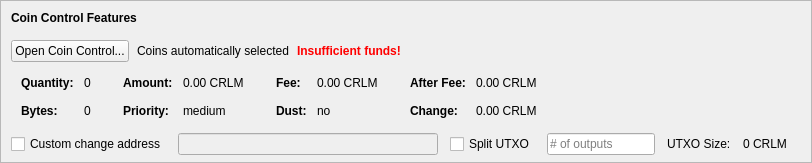
    <widget class="QFrame" name="frameCoinControl">
     <property name="sizePolicy">
      <sizepolicy hsizetype="Expanding" vsizetype="Expanding">
       <horstretch>0</horstretch>
       <verstretch>0</verstretch>
      </sizepolicy>
     </property>
     <property name="maximumSize">
      <size>
       <width>16777215</width>
       <height>16777215</height>
      </size>
     </property>
     <property name="frameShape">
      <enum>QFrame::StyledPanel</enum>
     </property>
     <property name="frameShadow">
      <enum>QFrame::Sunken</enum>
     </property>
     <layout class="QVBoxLayout" name="verticalLayoutCoinControl2">
      <property name="spacing">
       <number>0</number>
      </property>
      <property name="leftMargin">
       <number>0</number>
      </property>
      <property name="topMargin">
       <number>0</number>
      </property>
      <property name="rightMargin">
       <number>0</number>
      </property>
      <property name="bottomMargin">
       <number>6</number>
      </property>
      <item>
       <layout class="QVBoxLayout" name="verticalLayoutCoinControl" stretch="0,0,0,0,1">
        <property name="spacing">
         <number>0</number>
        </property>
        <property name="leftMargin">
         <number>10</number>
        </property>
        <property name="topMargin">
         <number>10</number>
        </property>
        <item>
         <layout class="QHBoxLayout" name="horizontalLayoutCoinControl1">
          <property name="bottomMargin">
           <number>15</number>
          </property>
          <item>
           <widget class="QLabel" name="labelCoinControlFeatures">
            <property name="sizePolicy">
             <sizepolicy hsizetype="Preferred" vsizetype="Maximum">
              <horstretch>0</horstretch>
              <verstretch>0</verstretch>
             </sizepolicy>
            </property>
            <property name="font">
             <font>
              <weight>75</weight>
              <bold>true</bold>
             </font>
            </property>
            <property name="styleSheet">
             <string notr="true">font-weight:bold;</string>
            </property>
            <property name="text">
             <string>Coin Control Features</string>
            </property>
           </widget>
          </item>
         </layout>
        </item>
        <item>
         <layout class="QHBoxLayout" name="horizontalLayoutCoinControl2" stretch="0,0,0,0">
          <property name="spacing">
           <number>8</number>
          </property>
          <property name="bottomMargin">
           <number>10</number>
          </property>
          <item>
           <widget class="QPushButton" name="pushButtonCoinControl">
            <property name="styleSheet">
             <string notr="true"/>
            </property>
            <property name="text">
             <string>Open Coin Control...</string>
            </property>
            <property name="autoDefault">
             <bool>false</bool>
            </property>
           </widget>
          </item>
          <item>
           <widget class="QLabel" name="labelCoinControlAutomaticallySelected">
            <property name="text">
             <string>Coins automatically selected</string>
            </property>
            <property name="margin">
             <number>5</number>
            </property>
           </widget>
          </item>
          <item>
           <widget class="QLabel" name="labelCoinControlInsuffFunds">
            <property name="font">
             <font>
              <weight>75</weight>
              <bold>true</bold>
             </font>
            </property>
            <property name="styleSheet">
             <string notr="true">color:red;font-weight:bold;</string>
            </property>
            <property name="text">
             <string>Insufficient funds!</string>
            </property>
            <property name="margin">
             <number>5</number>
            </property>
           </widget>
          </item>
          <item>
           <spacer name="horizontalSpacerCoinControl">
            <property name="orientation">
             <enum>Qt::Horizontal</enum>
            </property>
            <property name="sizeHint" stdset="0">
             <size>
              <width>40</width>
              <height>1</height>
             </size>
            </property>
           </spacer>
          </item>
         </layout>
        </item>
        <item>
         <widget class="QWidget" name="widgetCoinControl" native="true">
          <property name="sizePolicy">
           <sizepolicy hsizetype="Preferred" vsizetype="Preferred">
            <horstretch>0</horstretch>
            <verstretch>0</verstretch>
           </sizepolicy>
          </property>
          <property name="minimumSize">
           <size>
            <width>0</width>
            <height>0</height>
           </size>
          </property>
          <property name="styleSheet">
           <string notr="true"/>
          </property>
          <layout class="QHBoxLayout" name="horizontalLayoutCoinControl5">
           <property name="leftMargin">
            <number>0</number>
           </property>
           <property name="topMargin">
            <number>0</number>
           </property>
           <property name="rightMargin">
            <number>0</number>
           </property>
           <property name="bottomMargin">
            <number>0</number>
           </property>
           <item>
            <layout class="QHBoxLayout" name="horizontalLayoutCoinControl3" stretch="0,0,0,1">
             <property name="spacing">
              <number>20</number>
             </property>
             <property name="topMargin">
              <number>0</number>
             </property>
             <property name="bottomMargin">
              <number>10</number>
             </property>
             <item>
              <layout class="QFormLayout" name="formLayoutCoinControl1">
               <property name="horizontalSpacing">
                <number>10</number>
               </property>
               <property name="verticalSpacing">
                <number>14</number>
               </property>
               <property name="leftMargin">
                <number>10</number>
               </property>
               <property name="topMargin">
                <number>4</number>
               </property>
               <property name="rightMargin">
                <number>6</number>
               </property>
               <item row="0" column="0">
                <widget class="QLabel" name="labelCoinControlQuantityText">
                 <property name="font">
                  <font>
                   <weight>75</weight>
                   <bold>true</bold>
                  </font>
                 </property>
                 <property name="text">
                  <string>Quantity:</string>
                 </property>
                 <property name="margin">
                  <number>0</number>
                 </property>
                </widget>
               </item>
               <item row="0" column="1">
                <widget class="QLabel" name="labelCoinControlQuantity">
                 <property name="cursor">
                  <cursorShape>IBeamCursor</cursorShape>
                 </property>
                 <property name="contextMenuPolicy">
                  <enum>Qt::ActionsContextMenu</enum>
                 </property>
                 <property name="text">
                  <string notr="true">0</string>
                 </property>
                 <property name="margin">
                  <number>0</number>
                 </property>
                 <property name="textInteractionFlags">
                  <set>Qt::LinksAccessibleByMouse|Qt::TextSelectableByKeyboard|Qt::TextSelectableByMouse</set>
                 </property>
                </widget>
               </item>
               <item row="1" column="0">
                <widget class="QLabel" name="labelCoinControlBytesText">
                 <property name="font">
                  <font>
                   <weight>75</weight>
                   <bold>true</bold>
                  </font>
                 </property>
                 <property name="text">
                  <string>Bytes:</string>
                 </property>
                </widget>
               </item>
               <item row="1" column="1">
                <widget class="QLabel" name="labelCoinControlBytes">
                 <property name="cursor">
                  <cursorShape>IBeamCursor</cursorShape>
                 </property>
                 <property name="contextMenuPolicy">
                  <enum>Qt::ActionsContextMenu</enum>
                 </property>
                 <property name="text">
                  <string notr="true">0</string>
                 </property>
                 <property name="textInteractionFlags">
                  <set>Qt::LinksAccessibleByMouse|Qt::TextSelectableByKeyboard|Qt::TextSelectableByMouse</set>
                 </property>
                </widget>
               </item>
              </layout>
             </item>
             <item>
              <layout class="QFormLayout" name="formLayoutCoinControl2">
               <property name="horizontalSpacing">
                <number>10</number>
               </property>
               <property name="verticalSpacing">
                <number>14</number>
               </property>
               <property name="leftMargin">
                <number>6</number>
               </property>
               <property name="topMargin">
                <number>4</number>
               </property>
               <property name="rightMargin">
                <number>6</number>
               </property>
               <item row="0" column="0">
                <widget class="QLabel" name="labelCoinControlAmountText">
                 <property name="font">
                  <font>
                   <weight>75</weight>
                   <bold>true</bold>
                  </font>
                 </property>
                 <property name="text">
                  <string>Amount:</string>
                 </property>
                 <property name="margin">
                  <number>0</number>
                 </property>
                </widget>
               </item>
               <item row="0" column="1">
                <widget class="QLabel" name="labelCoinControlAmount">
                 <property name="cursor">
                  <cursorShape>IBeamCursor</cursorShape>
                 </property>
                 <property name="contextMenuPolicy">
                  <enum>Qt::ActionsContextMenu</enum>
                 </property>
                 <property name="text">
                  <string notr="true">0.00 CRLM</string>
                 </property>
                 <property name="textInteractionFlags">
                  <set>Qt::LinksAccessibleByMouse|Qt::TextSelectableByKeyboard|Qt::TextSelectableByMouse</set>
                 </property>
                </widget>
               </item>
               <item row="1" column="0">
                <widget class="QLabel" name="labelCoinControlPriorityText">
                 <property name="font">
                  <font>
                   <weight>75</weight>
                   <bold>true</bold>
                  </font>
                 </property>
                 <property name="text">
                  <string>Priority:</string>
                 </property>
                </widget>
               </item>
               <item row="1" column="1">
                <widget class="QLabel" name="labelCoinControlPriority">
                 <property name="cursor">
                  <cursorShape>IBeamCursor</cursorShape>
                 </property>
                 <property name="contextMenuPolicy">
                  <enum>Qt::ActionsContextMenu</enum>
                 </property>
                 <property name="text">
                  <string>medium</string>
                 </property>
                 <property name="textInteractionFlags">
                  <set>Qt::LinksAccessibleByMouse|Qt::TextSelectableByKeyboard|Qt::TextSelectableByMouse</set>
                 </property>
                </widget>
               </item>
              </layout>
             </item>
             <item>
              <layout class="QFormLayout" name="formLayoutCoinControl3">
               <property name="horizontalSpacing">
                <number>10</number>
               </property>
               <property name="verticalSpacing">
                <number>14</number>
               </property>
               <property name="leftMargin">
                <number>6</number>
               </property>
               <property name="topMargin">
                <number>4</number>
               </property>
               <property name="rightMargin">
                <number>6</number>
               </property>
               <item row="0" column="0">
                <widget class="QLabel" name="labelCoinControlFeeText">
                 <property name="font">
                  <font>
                   <weight>75</weight>
                   <bold>true</bold>
                  </font>
                 </property>
                 <property name="text">
                  <string>Fee:</string>
                 </property>
                 <property name="margin">
                  <number>0</number>
                 </property>
                </widget>
               </item>
               <item row="0" column="1">
                <widget class="QLabel" name="labelCoinControlFee">
                 <property name="cursor">
                  <cursorShape>IBeamCursor</cursorShape>
                 </property>
                 <property name="contextMenuPolicy">
                  <enum>Qt::ActionsContextMenu</enum>
                 </property>
                 <property name="text">
                  <string notr="true">0.00 CRLM</string>
                 </property>
                 <property name="textInteractionFlags">
                  <set>Qt::LinksAccessibleByMouse|Qt::TextSelectableByKeyboard|Qt::TextSelectableByMouse</set>
                 </property>
                </widget>
               </item>
               <item row="1" column="0">
                <widget class="QLabel" name="labelCoinControlLowOutputText">
                 <property name="font">
                  <font>
                   <weight>75</weight>
                   <bold>true</bold>
                  </font>
                 </property>
                 <property name="text">
                  <string>Dust:</string>
                 </property>
                </widget>
               </item>
               <item row="1" column="1">
                <widget class="QLabel" name="labelCoinControlLowOutput">
                 <property name="cursor">
                  <cursorShape>IBeamCursor</cursorShape>
                 </property>
                 <property name="contextMenuPolicy">
                  <enum>Qt::ActionsContextMenu</enum>
                 </property>
                 <property name="text">
                  <string>no</string>
                 </property>
                 <property name="textInteractionFlags">
                  <set>Qt::LinksAccessibleByMouse|Qt::TextSelectableByKeyboard|Qt::TextSelectableByMouse</set>
                 </property>
                </widget>
               </item>
              </layout>
             </item>
             <item>
              <layout class="QFormLayout" name="formLayoutCoinControl4">
               <property name="horizontalSpacing">
                <number>10</number>
               </property>
               <property name="verticalSpacing">
                <number>14</number>
               </property>
               <property name="leftMargin">
                <number>6</number>
               </property>
               <property name="topMargin">
                <number>4</number>
               </property>
               <property name="rightMargin">
                <number>6</number>
               </property>
               <item row="0" column="0">
                <widget class="QLabel" name="labelCoinControlAfterFeeText">
                 <property name="font">
                  <font>
                   <weight>75</weight>
                   <bold>true</bold>
                  </font>
                 </property>
                 <property name="text">
                  <string>After Fee:</string>
                 </property>
                 <property name="margin">
                  <number>0</number>
                 </property>
                </widget>
               </item>
               <item row="0" column="1">
                <widget class="QLabel" name="labelCoinControlAfterFee">
                 <property name="cursor">
                  <cursorShape>IBeamCursor</cursorShape>
                 </property>
                 <property name="contextMenuPolicy">
                  <enum>Qt::ActionsContextMenu</enum>
                 </property>
                 <property name="text">
                  <string notr="true">0.00 CRLM</string>
                 </property>
                 <property name="textInteractionFlags">
                  <set>Qt::LinksAccessibleByMouse|Qt::TextSelectableByKeyboard|Qt::TextSelectableByMouse</set>
                 </property>
                </widget>
               </item>
               <item row="1" column="0">
                <widget class="QLabel" name="labelCoinControlChangeText">
                 <property name="font">
                  <font>
                   <weight>75</weight>
                   <bold>true</bold>
                  </font>
                 </property>
                 <property name="text">
                  <string>Change:</string>
                 </property>
                </widget>
               </item>
               <item row="1" column="1">
                <widget class="QLabel" name="labelCoinControlChange">
                 <property name="cursor">
                  <cursorShape>IBeamCursor</cursorShape>
                 </property>
                 <property name="contextMenuPolicy">
                  <enum>Qt::ActionsContextMenu</enum>
                 </property>
                 <property name="text">
                  <string notr="true">0.00 CRLM</string>
                 </property>
                 <property name="textInteractionFlags">
                  <set>Qt::LinksAccessibleByMouse|Qt::TextSelectableByKeyboard|Qt::TextSelectableByMouse</set>
                 </property>
                </widget>
               </item>
              </layout>
             </item>
            </layout>
           </item>
          </layout>
         </widget>
        </item>
        <item>
         <layout class="QHBoxLayout" name="horizontalLayoutCoinControl4" stretch="0,0,0,0,0,0,0">
          <property name="spacing">
           <number>12</number>
          </property>
          <property name="sizeConstraint">
           <enum>QLayout::SetDefaultConstraint</enum>
          </property>
          <property name="topMargin">
           <number>5</number>
          </property>
          <property name="rightMargin">
           <number>5</number>
          </property>
          <item>
           <widget class="QCheckBox" name="checkBoxCoinControlChange">
            <property name="toolTip">
             <string>If this is activated, but the change address is empty or invalid, change will be sent to a newly generated address.</string>
            </property>
            <property name="text">
             <string>Custom change address</string>
            </property>
           </widget>
          </item>
          <item>
           <widget class="QValidatedLineEdit" name="lineEditCoinControlChange">
            <property name="enabled">
             <bool>false</bool>
            </property>
            <property name="sizePolicy">
             <sizepolicy hsizetype="Expanding" vsizetype="Fixed">
              <horstretch>0</horstretch>
              <verstretch>0</verstretch>
             </sizepolicy>
            </property>
           </widget>
          </item>
          <item>
           <widget class="QCheckBox" name="splitBlockCheckBox">
            <property name="text">
             <string>Split UTXO</string>
            </property>
           </widget>
          </item>
          <item>
           <widget class="QLineEdit" name="splitBlockLineEdit">
            <property name="sizePolicy">
             <sizepolicy hsizetype="Fixed" vsizetype="Fixed">
              <horstretch>50</horstretch>
              <verstretch>0</verstretch>
             </sizepolicy>
            </property>
            <property name="placeholderText">
             <string># of outputs</string>
            </property>
           </widget>
          </item>
          <item>
           <widget class="QLabel" name="labelBlockSizeText">
            <property name="text">
             <string>UTXO Size:</string>
            </property>
           </widget>
          </item>
          <item>
           <widget class="QLabel" name="labelBlockSize">
            <property name="text">
             <string>0 CRLM</string>
            </property>
           </widget>
          </item>
          <item>
           <widget class="QLabel" name="labelCoinControlChangeLabel">
            <property name="sizePolicy">
             <sizepolicy hsizetype="Preferred" vsizetype="Expanding">
              <horstretch>0</horstretch>
              <verstretch>0</verstretch>
             </sizepolicy>
            </property>
            <property name="minimumSize">
             <size>
              <width>0</width>
              <height>0</height>
             </size>
            </property>
            <property name="text">
             <string/>
            </property>
            <property name="margin">
             <number>3</number>
            </property>
           </widget>
          </item>
         </layout>
        </item>
        <item>
         <spacer name="verticalSpacerCoinControl">
          <property name="orientation">
           <enum>Qt::Vertical</enum>
          </property>
          <property name="sizeHint" stdset="0">
           <size>
            <width>800</width>
            <height>1</height>
           </size>
          </property>
         </spacer>
        </item>
       </layout>
      </item>
     </layout>
    </widget>
